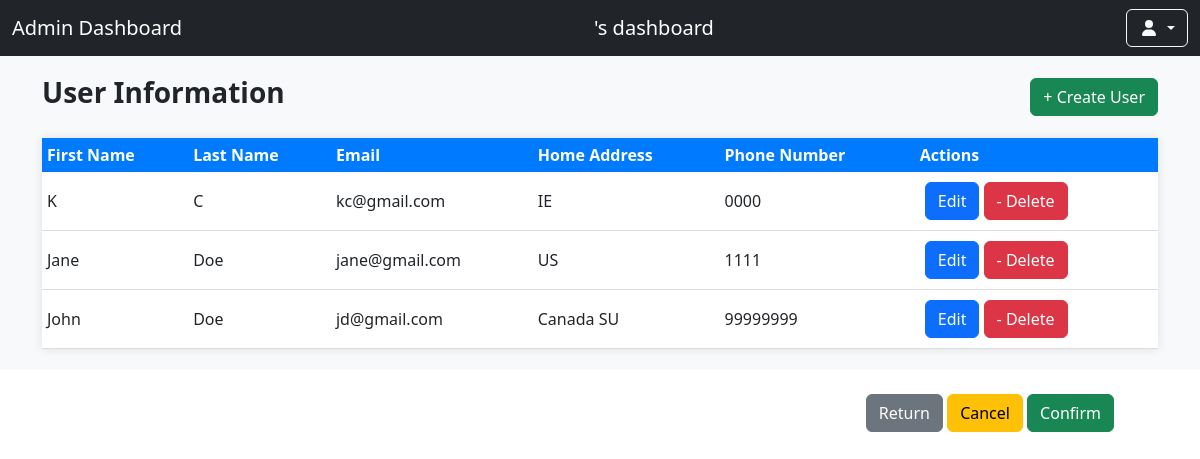
/manage_user, run on an earlier commit of the app's database.
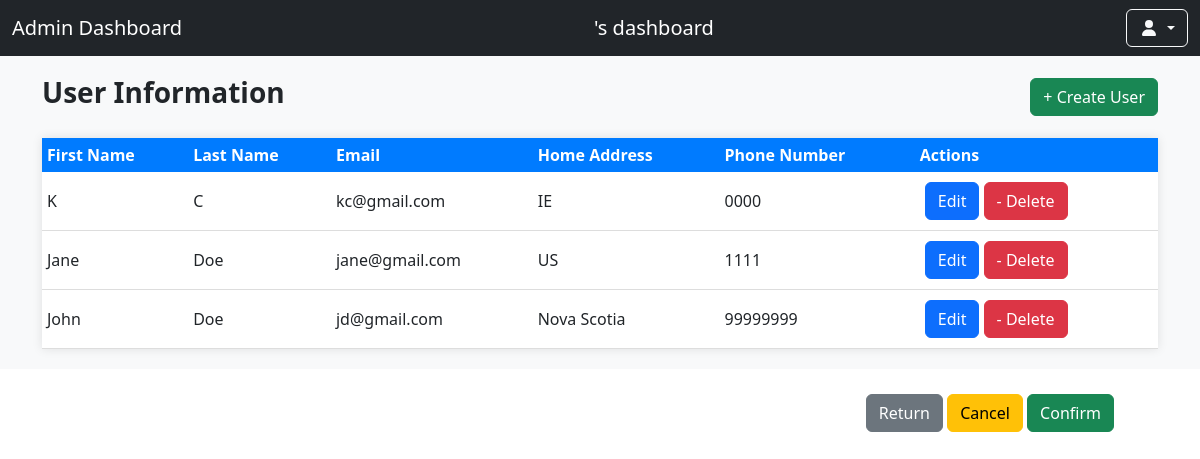
And on a later commit of the database.
### tables this page shows
CREATE TABLE User (
                userID INTEGER PRIMARY KEY AUTOINCREMENT,
                firstName TEXT NOT NULL,
                lastName TEXT NOT NULL,
                userEmail TEXT UNIQUE NOT NULL,
                userPassword TEXT NOT NULL,
                userAdress TEXT NOT NULL,
                userPhone TEXT NOT NULL,
                isAdmin INTEGER DEFAULT 0
            );

### app.py (the view)
@app.route('/manage_user')
def manage_user():
    users = user_service.get_all_users()
    return render_template('manageUser.html', users=users)

### app.py (called while the page is built)
@app.context_processor
def inject_cart_count(): #This function initialises the webpage cart and creates a 0 item basket to begin with
    cart_count = session.get('cart_count', 0)  # Default to 0 if no items in the cart
    return dict(cart_count=cart_count)

### dao/UserDAO.py (called while the page is built)
    def get_all_users(self):
        self.cursor.execute("SELECT * FROM User")
        rows = self.cursor.fetchall()
        return [User(row['userID'], row['firstName'], row['lastName'], row['userEmail'], row['userPassword'], row['userAdress'], row['userPhone'], bool(row['isAdmin'])) for row in rows]

### service/UserService.py (called while the page is built)
    def get_all_users(self):
        return self.userDAO.get_all_users()

### templates/manageUser.html (shortened to what this page needs)
{% extends 'adminBase.html' %}
{% block content %}
<section style="background-color: #f8f9fa; padding: 20px;">
    <div class="container">
        <div style="display: flex; justify-content: space-between; align-items: center; margin-bottom: 20px;">
            <h1 style="font-size: 28px; font-weight: bold;">User Information</h1>
            <button class="btn btn-success" data-bs-toggle="modal" data-bs-target="#createUserModal">+ Create User</button>
        </div>
        <table style="width: 100%; border-collapse: collapse; background-color: #fff; box-shadow: 0 0 10px rgba(0, 0, 0, 0.1);">
            <thead>
                <tr style="background-color: #007bff; color: #fff; text-align: left;">
                    <th style="padding: 5px;">First Name</th>
                    <th style="padding: 5px;">Last Name</th>
                    <th style="padding: 5px;">Email</th>
                    <th style="padding: 5px;">Home Address</th>
                    <th style="padding: 5px;">Phone Number</th>
                    <th style="padding: 5px;">Actions</th>
                </tr>
            </thead>
            <tbody>
                {% for user in users %}
                <tr style="border-bottom: 1px solid #ddd;">
                    <td style="padding: 5px;">{{ user.firstName }}</td>
                    <td style="padding: 5px;">{{ user.lastName }}</td>
                    <td style="padding: 5px;">{{ user.userEmail }}</td>
                    <td style="padding: 5px;">{{ user.userAdress }}</td>
                    <td style="padding: 5px;">{{ user.userPhone }}</td>
                    <td style="padding: 10px;">
                        <button class="btn btn-primary edit-user-btn"
                                data-bs-toggle="modal"
                                data-bs-target="#editUserModal"
                                data-user-id="{{ user.userID }}"
                                data-user-firstname="{{ user.firstName }}"
                                data-user-lastname="{{ user.lastName }}"
                                data-user-email="{{ user.userEmail }}"
                                data-user-address="{{ user.userAdress }}"
                                data-user-phone="{{ user.userPhone }}">
                            Edit
                        </button>
                        <button class="btn btn-danger delete-user-btn" data-user-id="{{ user.userID }}">
                            - Delete
                        </button>
                    </td>
                </tr>
                {% endfor %}
            </tbody>
        </table>
    </div>
</section>
<div style="margin-top: 5px; padding: 20px; text-align: right; margin-right: 66px;">
    <button class="btn btn-secondary">Return</button>
    <button class="btn btn-warning">Cancel</button>
    <button class="btn btn-success">Confirm</button>
</div>
{% endblock %}

### templates/adminBase.html (shortened to what this page needs)
<!DOCTYPE html>
<html lang="en">
    <head>
        <link href="https://cdn.jsdelivr.net/npm/bootstrap@5.3.0/dist/css/bootstrap.min.css" rel="stylesheet" />
        <link href="{{ url_for('static', filename='css/stylesAdmin.css') }}" rel="stylesheet" />
    </head>
    <body>
        <nav class="navbar navbar-dark bg-dark">
            <div class="container-fluid">
                <a class="navbar-brand">Admin Dashboard</a>
                <a class="navbar-brand">{{session['user_firstName']}}'s dashboard</a>
                <div class="d-flex">
                    <div class="dropdown">
                        <a class="btn btn-outline-light dropdown-toggle" href="#" role="button" id="dropdownMenuLink" data-bs-toggle="dropdown" aria-expanded="false">
                            <i class="fas fa-user fa-fw"></i>
                        </a>
                    </div>
                </div>
            </div>
        </nav>
       {% block content %}  {% endblock %}
    </body>
</html>

What changed in the data, as far as the page shows it:
changed User "John": userAdress "Canada SU" → "Nova Scotia"
